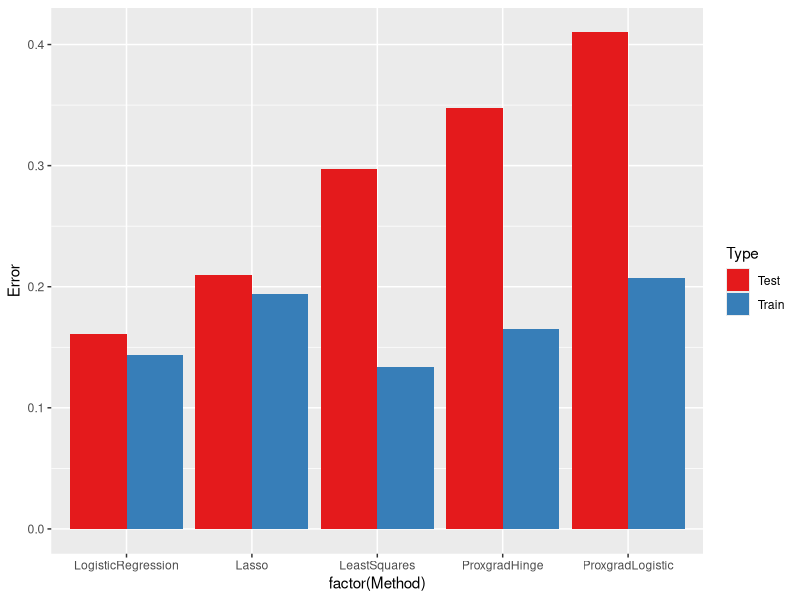

This figure's R source:
library(ggplot2)

Error <- read.table(
  header=TRUE, text='Type        Method Error
  1  Train    ProxgradHinge      .165
  2  Test     ProxgradHinge      .348
  3  Train    ProxgradLogistic   .207
  4  Test     ProxgradLogistic   .410
  5  Train    LeastSquares       .134
  6  Test     LeastSquares       .297
  7  Train    LogisticRegression .144
  8  Test     LogisticRegression .161
  9  Train    Lasso              .194
  10 Test     Lasso              .210')

Error$Method <- factor(Error$Method, levels=c("LogisticRegression", "Lasso", "LeastSquares", "ProxgradHinge", "ProxgradLogistic"))

ggplot(Error, aes(factor(Method), Error, fill = Type)) + 
  geom_bar(stat="identity", position = "dodge") + 
  scale_fill_brewer(palette = "Set1")
